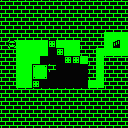

A level layout from a 2D game, rendered from its tile map. Below: a short description, then the map file with its tile-grid data intact:
An orthogonal 16x16 tile map with 8x8 px tiles, 1 tile layer (Kachelebene 1).

<map version="1.0" tiledversion="1.0.3" orientation="orthogonal" renderorder="right-down" width="16" height="16" tilewidth="8" tileheight="8" nextobjectid="1">
 <tileset firstgid="1" source="../tiles.tsx" />
 <layer name="Kachelebene 1" width="16" height="16">
  <data encoding="csv">
184,184,184,184,184,184,184,184,184,184,184,184,184,184,184,184,
184,184,184,184,184,184,184,184,184,184,184,184,184,184,184,184,
184,184,184,184,184,184,184,184,184,184,184,184,184,184,184,184,
184,184,184,184,184,184,184,184,184,184,184,184,184,184,184,184,
184,184,184,184,184,184,184,184,184,184,184,184,184,129,129,129,
184,177,129,129,129,129,144,129,129,129,184,184,184,129,180,129,
184,184,129,129,129,129,145,144,129,129,184,184,129,129,129,129,
184,184,129,129,129,145,145,145,144,144,129,184,129,184,184,184,
184,184,129,129,138,132,184,145,145,145,145,184,129,184,184,184,
184,184,129,129,141,135,145,145,145,145,145,184,129,184,184,184,
184,184,129,129,144,145,145,145,145,145,145,129,129,184,184,184,
184,184,184,184,184,184,184,184,184,184,184,184,184,184,184,184,
184,184,184,184,184,184,184,184,184,184,184,184,184,184,184,184,
184,184,184,184,184,184,184,184,184,184,184,184,184,184,184,184,
184,184,184,184,184,184,184,184,184,184,184,184,184,184,184,184,
184,184,184,184,184,184,184,184,184,184,184,184,184,184,184,184
</data>
 </layer>
</map>
